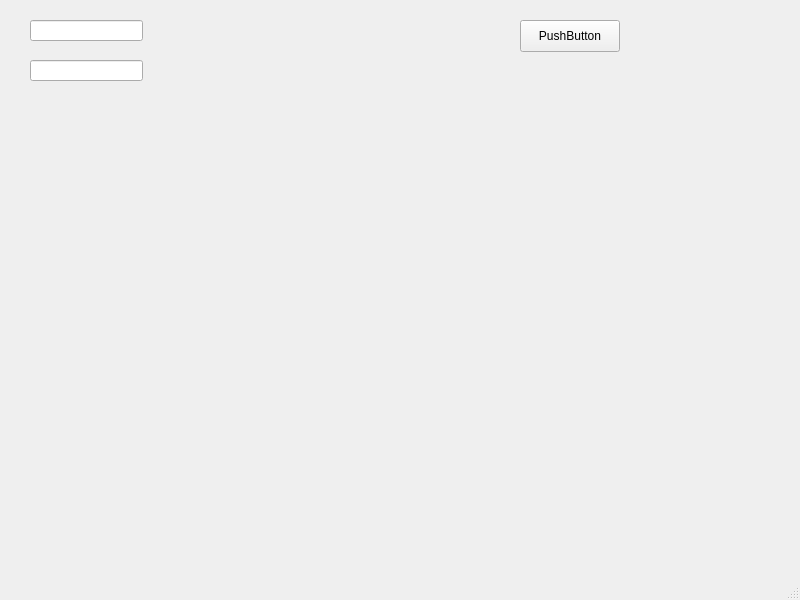
<?xml version="1.0" encoding="UTF-8"?>
<ui version="4.0">
 <class>MainWindow</class>
 <widget class="QMainWindow" name="MainWindow">
  <property name="geometry">
   <rect>
    <x>0</x>
    <y>0</y>
    <width>800</width>
    <height>600</height>
   </rect>
  </property>
  <property name="windowTitle">
   <string>MainWindow</string>
  </property>
  <widget class="QWidget" name="centralwidget">
   <widget class="QPushButton" name="pushButton">
    <property name="geometry">
     <rect>
      <x>520</x>
      <y>20</y>
      <width>100</width>
      <height>32</height>
     </rect>
    </property>
    <property name="text">
     <string>PushButton</string>
    </property>
   </widget>
   <widget class="QLineEdit" name="line_folder">
    <property name="geometry">
     <rect>
      <x>30</x>
      <y>20</y>
      <width>113</width>
      <height>21</height>
     </rect>
    </property>
   </widget>
   <widget class="QLineEdit" name="line_file">
    <property name="geometry">
     <rect>
      <x>30</x>
      <y>60</y>
      <width>113</width>
      <height>21</height>
     </rect>
    </property>
   </widget>
  </widget>
  <widget class="QMenuBar" name="menubar">
   <property name="geometry">
    <rect>
     <x>0</x>
     <y>0</y>
     <width>800</width>
     <height>24</height>
    </rect>
   </property>
  </widget>
  <widget class="QStatusBar" name="statusbar"/>
 </widget>
 <resources/>
 <connections/>
</ui>
